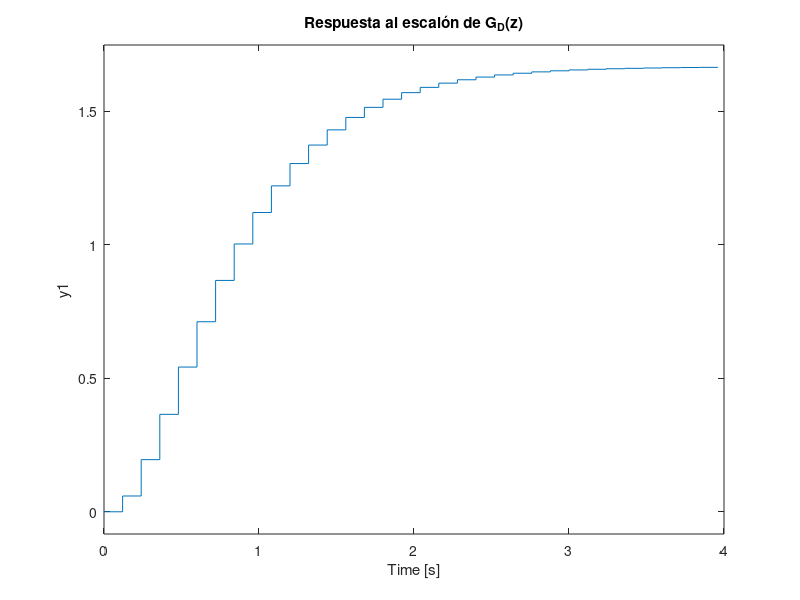

Write the MATLAB code that produced this figure. (Note: this script raises an error after producing the figure.)
%% Tarea Nº1: Profesor Laboret
% Se tiene para cada alumno en un archivo adjunto (PDF) una función de transferencia 
% con polos p1 y p2, probablemente un cero y una ganancia K, además especificaciones 
% de sobrepaso, tiempo de respuesta 2%, y período de muestreo.
%% Función de transferencia a lazo abierto
% Según el archivo PDF, al alumno Villar se le asigna la siguiente función de 
% transferencia:

G = zpk([],[-2 -3],10)
%% 
% Además, se especifica el período de muestreo siguiente:

Tm = 0.12;
%% 
% Ahora, se obtiene la función de transferencia de lazo abierto $G_D \left(s\right)$ 
% del sistema de la figura con un retentor de orden cero a la entrada y con el 
% período de muestreo anteriormente asignado, de forma que en diagrama de bloques 
% se tenga algo como la figura adjunta a continuación.
% 
% 

Gd = c2d(G,Tm, 'zoh')
%% 
% Una vez discretizado el sistema mediante el uso de un retentor de orden cero, 
% se procede a obtener los diagramas de polos y ceros para cada uno de los sistemas.

pzmap(G)
title('Polos y ceros de G(s)')
grid
%% 
% El diagrama anterior corresponde a la función de transferencia $G\left(s\right)$.

pzmap(Gd)
title('Polos y ceros de G_D(z)')
grid
%% 
% El diagrama anterior corresponde a la función de transferencia $G_D \left(z\right)$.

pole(Gd)
zero(Gd)
%% 
% Si para la función de transferencia discretizada se multiplica por 10 el período 
% de muestreo, se obtiene la siguiente expresión:

Gd1 = c2d(G,10*Tm,'zoh')
%% 
% Cuyo diagrama de polos y ceros es el siguiente:

pzmap(Gd1)
title('Polos y ceros de G_{D1}(z)')
grid
%% 
% Hay un efecto evidente al incrementar el período de muestreo, y es que los 
% polos y ceros del sistema se acercan más al origen.
% 
% Ahora, se obtienen las respuestas a una entrada escalón unitario para el sistema 
% $G\left(s\right)$ y para $G_D \left(s\right)$.

step(G)
title('Respuesta al escalón de G(s)')
grid
step(Gd)
title('Respuesta al escalón de G_D(z)')
grid
%% 
% Una vez obtenidas las respuestas al escalón unitario del sistema es posible 
% ver que estos sistemas son ambos estables, es decir, que la salida tiende en 
% el infinito a acercarse a un cierto valor estable. Para comprobar por última 
% vez esto, se llama al comando ´stepinfo()´.

stepinfo(G)
stepinfo(Gd)
%% 
% Ahora, para el sistema discreto, se pide obtener:
%% 
% * Tipo de sistema: en este caso el sistema es de tipo 0, ya que no tiene polos 
% en el origen.
% * Constante de error $K_P$
% * Error ante una entrada del tipo rampa.
%% 
% Para los últimos dos puntos, se procede a escribir el siguiente código.

Kp = dcgain(Gd)
%% 
% Ahora, se comprueba la existencia del error en estado estable para un sistema 
% en donde se cierre el lazo, teniendo como función de transferencia referencia 
% a $G_D \left(s\right)$.

F = feedback(Gd,1)
step(F)
title('Respuesta al escalón del sistema a lazo cerrado con G_D(z)')
grid
%% 
% El error en estado estable para un sistema del tipo 0 se obtiene de la siguiente 
% forma:

ess = 1/(Kp+1)
%% 
% Valor que predice un valor en estado estable definido como a continuación:

Fss = (1-ess)
%% 
% Que se comprueba mediante el dcgain().

dcgain(F)
%% 
% Ahora, teniendo en cuenta que el sistema es de tipo 0, se debería predecir 
% que el error en estado estable para una entrada del tipo rampa tiende al infinito. 
% Es decir, que la salida para esa entrada diverge, solo resta comprobarlo mediante 
% la simulación pertinente.

t = 0:Tm:100*Tm;
lsim(F,t,t)
title('Respuesta a entrada rampa unitaria de G_D(z) a lazo cerrado')
grid
%% 
% A continuación, se obtienen los lugares de raíces de los tres sistemas en 
% cuestión desarrollados hasta ahora. 

rlocus(G)
title('Lugar de raíces para G(s)')
grid
rlocus(Gd)
title('Lugar de raíces para G_D(z)')
grid
rlocus(Gd1)
title('Lugar de raíces para G_{D1}(z)')
grid
%% 
% Para analizar la estabilidad relativa del sistema al aumentar el período de 
% muestreo:

margin(Gd)
grid
margin(Gd1)
grid
%% 
% Se aprecia la reducción de la estabilidad relativa del sistema en cuestión 
% al aumentar el período de muestreo. Esto puede verse desde otro punto de vista, 
% es decir, al disminuir el período de muestreo, el sistema se acerca más uno 
% continuo, que, en este caso es el original.